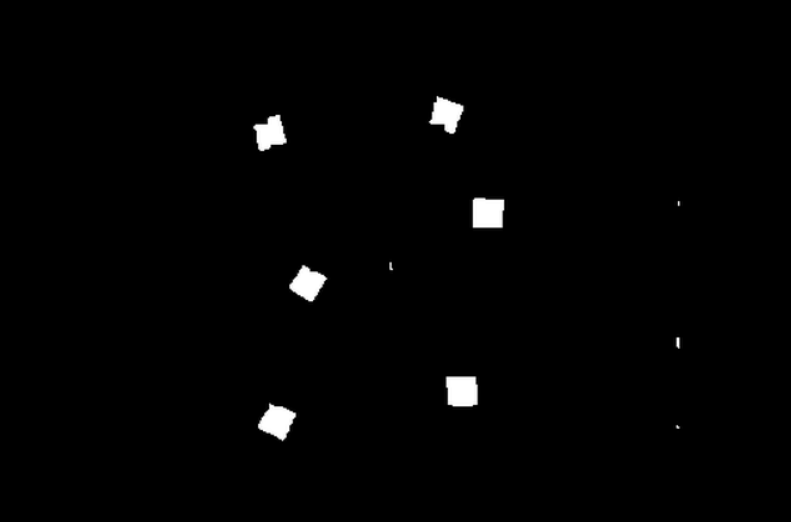
#> input picture src/data/tests/carrosBin.png, 791 x 522 px, found by its file name
$ python test.py
#> lines starting #> are read from the running program, lines starting #| are printed output that depends on the picture; after the words box and inside, x2 and y2 are one past the last pixel; in counts of white or black regions, pixels touching at a corner belong together
import cv2
import numpy as np

# Carregar a imagem binarizada
imagem = cv2.imread('src/data/tests/carrosBin.png', cv2.IMREAD_GRAYSCALE)
#> imagem is the input picture: shape (522, 791); min 0, max 255, mean 3

# Encontrar contornos na imagem
contornos, _ = cv2.findContours(imagem, cv2.RETR_EXTERNAL, cv2.CHAIN_APPROX_SIMPLE)
#> contornos = 26 contours, 15 with area under 20; largest, box (x1, y1, x2, y2) and area: (469, 194, 508, 232) 1253, (254, 400, 300, 443) 1132, (443, 376, 480, 410) 1100, (425, 92, 467, 138) 1076, (288, 263, 331, 305) 1068

# Criar uma máscara em branco para os quadrados
mascara = np.zeros_like(imagem)

# Iterar sobre os contornos encontrados
for contorno in contornos:
    perimetro = cv2.arcLength(contorno, True)
    approx = cv2.approxPolyDP(contorno, 0.04 * perimetro, True)
    if len(approx) == 4:
        # Verificar se é um quadrado
        x, y, w, h = cv2.boundingRect(approx)
        aspect_ratio = float(w) / h
        if 0.7 <= aspect_ratio <= 1.3:
            # Desenhar contorno do quadrado na máscara
            cv2.drawContours(mascara, [contorno], 0, 255, -1)
#> this loop made 26 passes
#> (contorno, perimetro, approx, x, y, w, h, aspect_ratio) on passes 11, 21: ([[677, 333], [676, 334], [679, 334], [678, 333]], 6.83, [[676, 334], [679, 334], [678, 333], [677, 333]], 676, 333, 4, 2, 2), ([[260, 153], [259, 154], [264, 154], [263, 153]], 10.83, [[259, 154], [264, 154], [263, 153], [260, 153]], 259, 153, 6, 2, 3)
#> (perimetro, approx, x, y, w, h, aspect_ratio) on passes 2, 3, 5, 7, 12, 13: (4, [[677, 431], [677, 432], [678, 432], [678, 431]], 677, 431, 2, 2, 1), (25.66, [[673, 425], [673, 428], [682, 428], [681, 425]], 673, 425, 10, 4, 2.5), (204, [[269, 400], [254, 427], [284, 442], [299, 413]], 254, 400, 46, 43, 1.07), (146.4, [[443, 376], [448, 408], [477, 408], [479, 376]], 443, 376, 37, 33, 1.12), (10, [[285, 284], [285, 288], [286, 288], [286, 284]], 285, 284, 2, 5, 0.4), (14, [[386, 263], [386, 269], [387, 269], [387, 263]], 386, 263, 2, 7, 0.286)
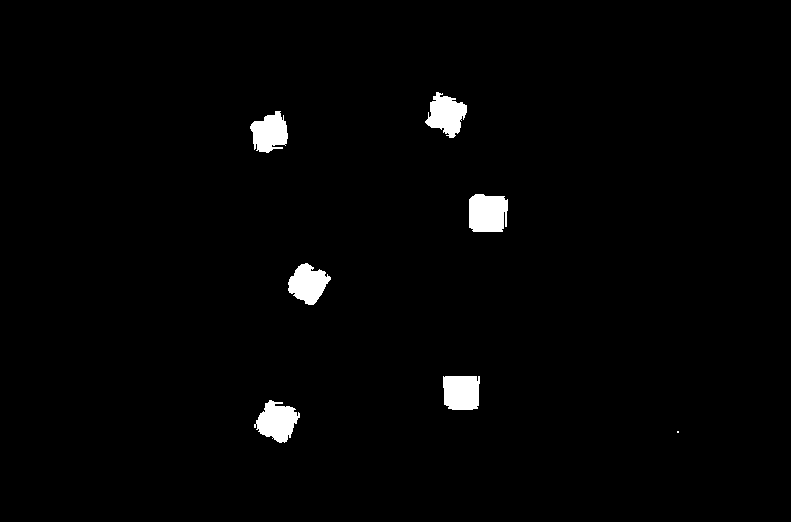
#> mascara: shape (522, 791); 1.7% white; 7 white regions (1 under 20 px), largest, box (x1, y1, x2, y2) and area: (469, 194, 508, 232) 1338, (254, 400, 300, 443) 1223, (443, 376, 480, 410) 1171, (425, 92, 467, 138) 1168, (288, 263, 331, 305) 1136, (250, 111, 288, 153) 1103

# Garantir que a máscara seja do tipo uint8
mascara = np.uint8(mascara)

# Converter a máscara para o tipo cv2.UMat
mascara = cv2.UMat(mascara)

# Aplicar a máscara na imagem original para remover os objetos que não são quadrados
imagem_resultante = cv2.bitwise_and(imagem, imagem, mask=mascara)

# Mostrar a imagem resultante
cv2.imshow('Imagem Resultante', imagem_resultante)
cv2.imshow('Imagem original', imagem)
cv2.waitKey(0)
cv2.destroyAllWindows()
